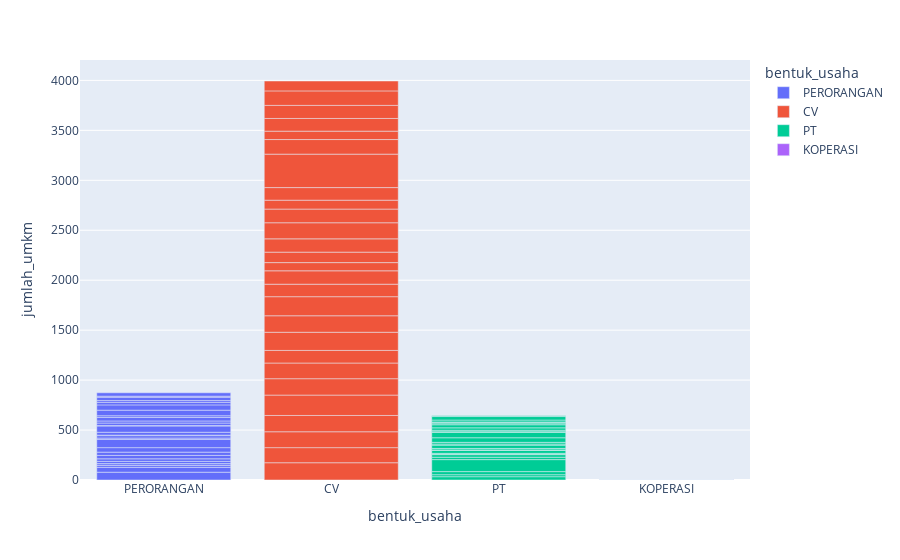

Notebook cell for this chart:
### Markdown cell above
### **Bentuk Usaha manakah yang memiliki Jumlah UMKM terbanyak?**

### Code cell
bivariate_visualization_bar(
    data=data,
    x=data['bentuk_usaha'],
    y=data['jumlah_umkm'],
    color=data['bentuk_usaha']
)

### Figure 1 — Plotly figure (JSON) as saved in the notebook; plotly's stock layout.template omitted (floating-point values rounded to 4 significant figures)
{"data": [{"alignmentgroup": "True", "hovertemplate": "bentuk_usaha=%{x}<br>jumlah_umkm=%{y}<extra></extra>", "legendgroup": "PERORANGAN", "marker": {"color": "#636efa", "pattern": {"shape": ""}}, "name": "PERORANGAN", "offsetgroup": "PERORANGAN", "orientation": "v", "showlegend": true, "textposition": "auto", "type": "bar", "x": ["PERORANGAN", "PERORANGAN", "PERORANGAN", "PERORANGAN", "PERORANGAN", "PERORANGAN", "PERORANGAN", "PERORANGAN", "PERORANGAN", "PERORANGAN", "PERORANGAN", "PERORANGAN", "PERORANGAN", "PERORANGAN", "PERORANGAN", "PERORANGAN", "PERORANGAN", "PERORANGAN", "PERORANGAN", "PERORANGAN", "PERORANGAN", "PERORANGAN", "PERORANGAN", "PERORANGAN", "PERORANGAN", "PERORANGAN", "PERORANGAN"], "xaxis": "x", "y": [78, 49, 20, 17, 22, 26, 34, 33, 45, 83, 13, 24, 5, 29, 63, 4, 25, 21, 35, 17, 56, 53, 25, 18, 34, 10, 34], "yaxis": "y"}, {"alignmentgroup": "True", "hovertemplate": "bentuk_usaha=%{x}<br>jumlah_umkm=%{y}<extra></extra>", "legendgroup": "CV", "marker": {"color": "#EF553B", "pattern": {"shape": ""}}, "name": "CV", "offsetgroup": "CV", "orientation": "v", "showlegend": true, "textposition": "auto", "type": "bar", "x": ["CV", "CV", "CV", "CV", "CV", "CV", "CV", "CV", "CV", "CV", "CV", "CV", "CV", "CV", "CV", "CV", "CV", "CV", "CV", "CV", "CV", "CV", "CV", "CV", "CV", "CV", "CV"], "xaxis": "x", "y": [173, 151, 159, 163, 204, 164, 157, 126, 182, 165, 191, 125, 134, 82, 105, 133, 161, 137, 89, 126, 335, 146, 84, 127, 131, 145, 99], "yaxis": "y"}, {"alignmentgroup": "True", "hovertemplate": "bentuk_usaha=%{x}<br>jumlah_umkm=%{y}<extra></extra>", "legendgroup": "PT", "marker": {"color": "#00cc96", "pattern": {"shape": ""}}, "name": "PT", "offsetgroup": "PT", "orientation": "v", "showlegend": true, "textposition": "auto", "type": "bar", "x": ["PT", "PT", "PT", "PT", "PT", "PT", "PT", "PT", "PT", "PT", "PT", "PT", "PT", "PT", "PT", "PT", "PT", "PT", "PT", "PT", "PT", "PT", "PT", "PT", "PT", "PT", "PT"], "xaxis": "x", "y": [33, 20, 31, 120, 24, 26, 4, 9, 29, 5, 13, 2, 33, 11, 17, 46, 54, 7, 14, 24, 31, 11, 15, 2, 19, 35, 7], "yaxis": "y"}, {"alignmentgroup": "True", "hovertemplate": "bentuk_usaha=%{x}<br>jumlah_umkm=%{y}<extra></extra>", "legendgroup": "KOPERASI", "marker": {"color": "#ab63fa", "pattern": {"shape": ""}}, "name": "KOPERASI", "offsetgroup": "KOPERASI", "orientation": "v", "showlegend": true, "textposition": "auto", "type": "bar", "x": ["KOPERASI", "KOPERASI", "KOPERASI", "KOPERASI", "KOPERASI", "KOPERASI", "KOPERASI", "KOPERASI", "KOPERASI", "KOPERASI", "KOPERASI", "KOPERASI", "KOPERASI", "KOPERASI", "KOPERASI", "KOPERASI", "KOPERASI", "KOPERASI", "KOPERASI", "KOPERASI", "KOPERASI", "KOPERASI", "KOPERASI", "KOPERASI", "KOPERASI", "KOPERASI", "KOPERASI"], "xaxis": "x", "y": [0, 0, 1, 0, 0, 0, 0, 0, 0, 0, 0, 1, 0, 0, 0, 0, 0, 0, 0, 0, 0, 0, 2, 0, 0, 1, 0], "yaxis": "y"}], "layout": {"autosize": true, "barmode": "relative", "legend": {"title": {"text": "bentuk_usaha"}, "tracegroupgap": 0}, "margin": {"t": 60}, "xaxis": {"anchor": "y", "autorange": true, "categoryarray": ["PERORANGAN", "CV", "PT", "KOPERASI"], "categoryorder": "array", "domain": [0, 1], "range": [-0.5, 3.5], "title": {"text": "bentuk_usaha"}, "type": "category"}, "yaxis": {"anchor": "x", "autorange": true, "domain": [0, 1], "range": [0, 4204.0], "title": {"text": "jumlah_umkm"}, "type": "linear"}}}
